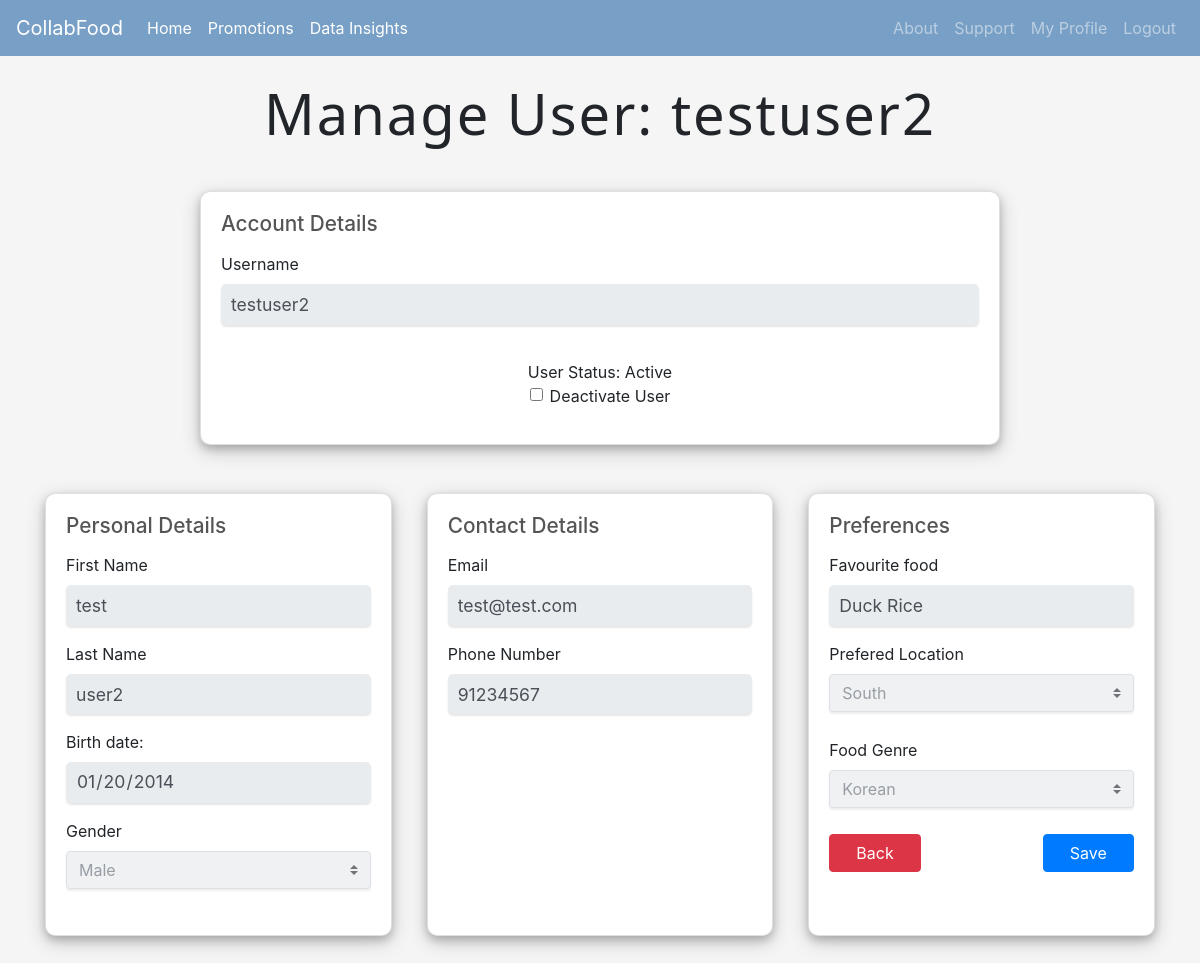
Before: /viewuserprofile/7/ (signed in) with the older database file.
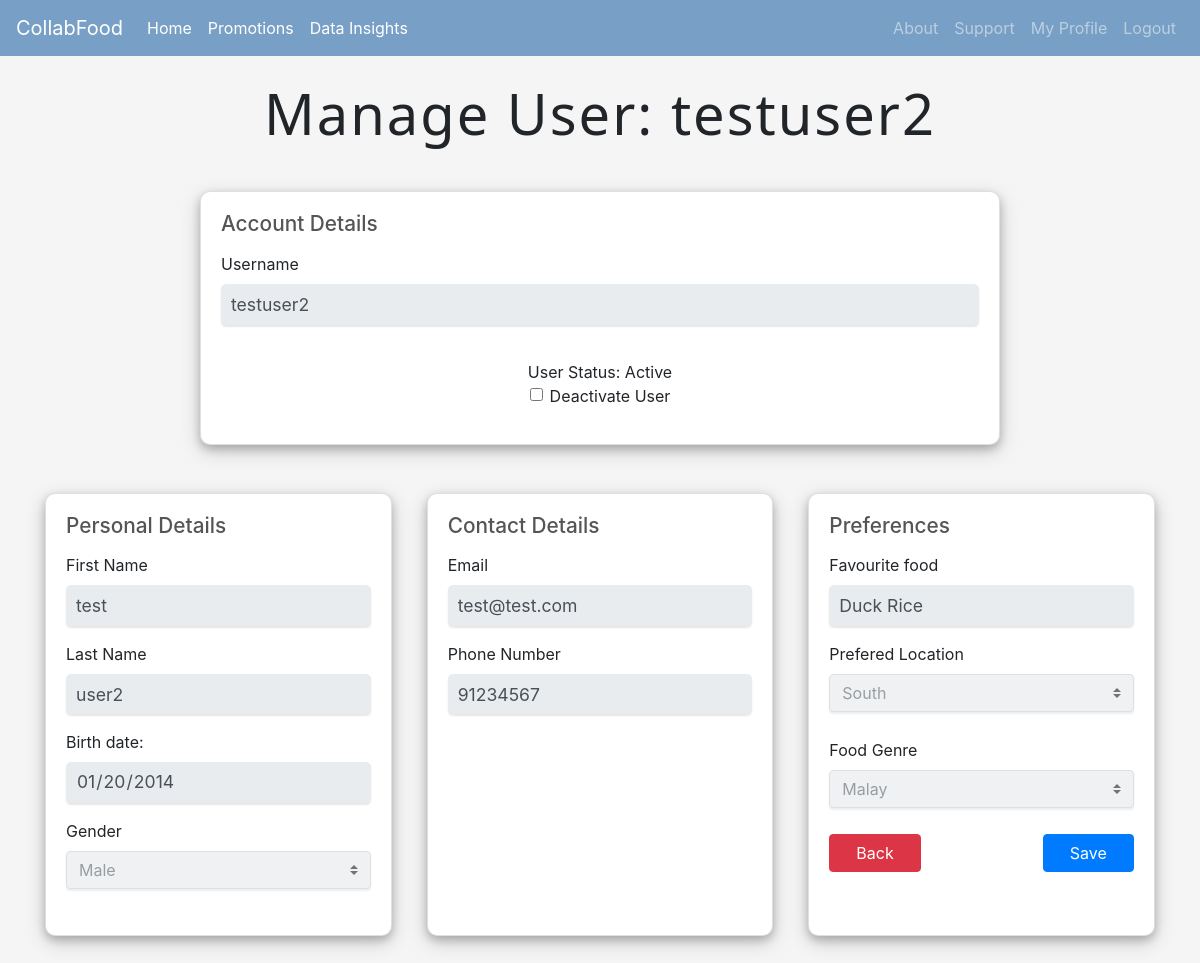
After: the same page with the newer database file.
### Homepage/models.py (models this page shows, shortened)
class UserProfile(models.Model):
	DIETARY_RESTRICTIONS = DIETARY_RESTRICTIONS
	locations = [
		('1', 'North'),
		('2', 'South'),
		('3', 'East'),
		('4', 'West'),
		('5', 'Central'),
	]
	GENDER_CHOICES = [
        ('M', 'Male'),
        ('F', 'Female'),
    ]
	user = models.OneToOneField(User, on_delete=models.CASCADE)
	birthdate = models.DateField(null=True, blank=True)
	phone = models.CharField(max_length=8)
	favFood = models.CharField(max_length=50)
	prefLocation = models.CharField(max_length=30, choices=locations)
	foodCategory = models.ForeignKey(FoodCategory, on_delete=models.CASCADE, related_name='user_food_category')
	dietary_restrictions = MultiSelectField(choices=DIETARY_RESTRICTIONS, max_choices=3, validators=[MaxValueValidator(3)], null=True, blank=True)
	gender = models.CharField(max_length=1, choices=GENDER_CHOICES, verbose_name='Gender')

class FoodCategory(models.Model):
	categoryName = models.CharField(max_length=30)
	adminID = models.IntegerField()

### Homepage/views.py (the view)
# urls.py: path('viewuserprofile/<int:user_id>/', views.view_user_profile, name='viewuserprofile'),
@login_required
def view_user_profile(request, user_id):
	selected_user = User.objects.get(id=user_id)
	selected_user_profile  = UserProfile.objects.get(user=selected_user)
	user_type = UserType.objects.get(user=request.user)
	foodCategory = FoodCategory.objects.all()
	dietary_restrictions = [dict(UserProfile.DIETARY_RESTRICTIONS)[value] for value in selected_user_profile.dietary_restrictions]
	disabled = ''
	if user_type.userType != "admin":
		disabled = "disabled"
	context = {
		'user_type': user_type,
		'foodCategory':foodCategory,
		'location_options':location_options,
		'gender_options':gender_options,
		'selected_user': selected_user,
		'selected_user_profile': selected_user_profile,
		'disabled':disabled,
		'DIETARY_RESTRICTIONS_OPTIONS':DIETARY_RESTRICTIONS_OPTIONS,
		'dietary_restrictions':dietary_restrictions,
	}
	return render(request, 'viewuserprofile.html', context)

### Homepage/templates/viewuserprofile.html (shortened to what the changed rows need)
{% extends 'base.html' %}
{% block content %}
<h1 class="text-center display-4">Manage User: {{ selected_user.username }}</h1><br>
        <div class="grid-container">
          <div class="card mb-5">
            <div class="card-body">
    <div class="form-group">
      <label for="birthdate">Birth date:</label>
      <input type="date" id="birthdate" name="birthdate" class="form-control" value="{{ selected_user_profile.birthdate|date:'Y-m-d' }}" {{disabled}}>
    </div>
    <div class="form-group">
      <label for="gender">Gender</label>
      <select class="custom-select"name="gender" {{disabled}}>
          {% for value, label in gender_options %}
              <option value="{{ value }}" {% if selected_user_profile.gender == value %}selected{% endif %}>{{ label }}</option>
          {% endfor %}
      </select>
    </div>
    </div>
  </div>
  <div class="card mb-5">
    <div class="card-body">
    <div class="form-group">
      <label for="phone">Phone Number</label>
      <input type="tel" class="form-control" id="phone" name="phone" placeholder="eg. 12345678" value="{{ selected_user_profile.phone }}" {{disabled}}>
    </div>
  </div>
  </div>
<div class="card mb-5">
	<div class="card-body">
  <div class="form-group">
      <label for="favorite_food">Favourite food</label>
      <input type="text" class="form-control" id="favorite_food" name="favorite_food" placeholder="eg. Duck Rice" value="{{ selected_user_profile.favFood }}" {{disabled}}>
    </div>
    <div class="form-group">
      <label for="preferred_location">Prefered Location</label>
      <select class="custom-select" id="preferred_location" name="preferred_location" {{disabled}}>
          {% for value, label in location_options %}
            <option value="{{ value }}" {% if selected_user_profile.prefLocation == value %}selected{% endif %}>{{ label }}</option>
          {% endfor %}
      </select>
    </div>
    <div class="form-group">
      <label for="food_category">Food Genre</label>
      <select class="custom-select" id="food_category" name="food_category" value="{{selected_user_profile.foodCategory.categoryName}}" {{disabled}}>
          {% if foodCategory %}
          {% for item in foodCategory %}
          <option value="{{ item.pk }}" {% if selected_user_profile.foodCategory.categoryName == item.categoryName %}selected{% endif %}>{{ item.categoryName }}</option>
          {% endfor %}
        {% endif %}
      </select>
    </div>
    </div>
  </div>
    </div>
  </div>
{% endblock %}

Changed rows visible on the page:
changed UserProfile "Male": food_category "Korean" → "Malay"
